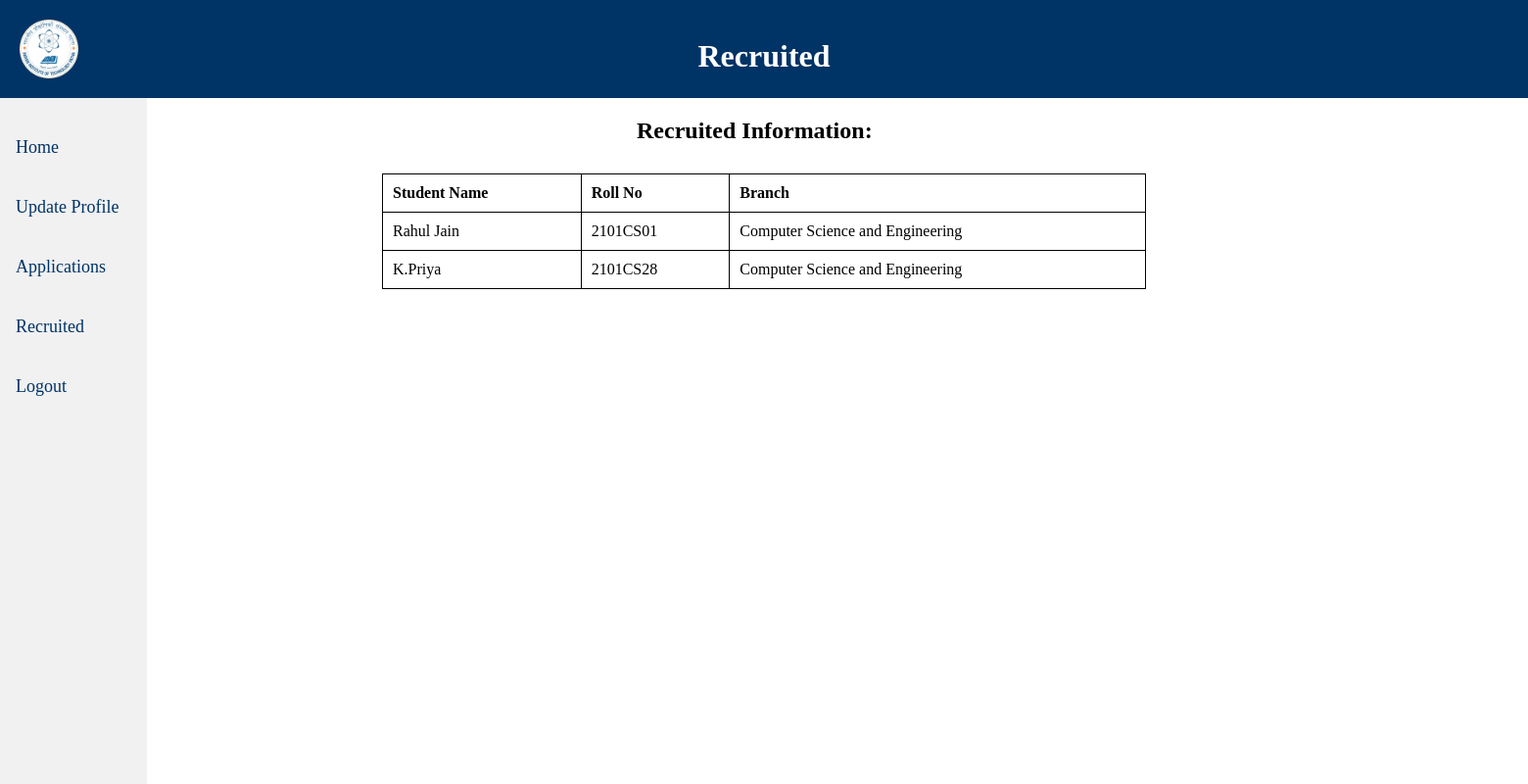
Screenshot of /recruited.php (signed in) with the database file from the repository.
### tables this page shows
CREATE TABLE `students` (
  `rollNo` varchar(100) NOT NULL,
  `name` varchar(100) NOT NULL,
  `password` varchar(100) NOT NULL,
  `marks` double NOT NULL,
  `cpi` double NOT NULL,
  `age` int(11) NOT NULL,
  `branch` varchar(100) NOT NULL,
  `dept` varchar(100) NOT NULL,
  `areaOfIntrest` varchar(100) NOT NULL,
  `year` int(11) NOT NULL,
  `placementStatus` varchar(20) NOT NULL
);

### recruited.php (the view, shortened to what this page needs)
<!DOCTYPE html>
<html>
<head>
</head>
<body>
<header>
	<img src="iit_patna_logo.png" alt="IIT Patna Logo" class="logo" width=60px height=60px>
		<centre>
		<h1>Recruited</h1>
		</centre>
	</header>
    <div class="side-nav">
	<a href="companyinfo.php">Home</a>
	<a href="company_update.php">Update Profile</a>
	<a href="applications.php">Applications</a>
	<a href="recruited.php">Recruited</a>
	<a href="companylogin.php">Logout</a>
</div>
<?php
$servername = "localhost:3307";
$username = "root";
$password = "";
$dbname = "miniproject";
$conn = mysqli_connect($servername, $username, $password, $dbname);
$email=$_SESSION['email'];
$sql="select * from Students where rollNo in(select rollNo from Students2 where companyName=(select company_name from Company where email='$email'))";
$result=mysqli_query($conn,$sql);
echo "<h2>Recruited Information:</h2>";
echo "<table>";
echo "<tr><th>Student Name</th><th>Roll No</th><th>Branch</th></tr>";
while ($row = $result->fetch_assoc()) {
    echo "<tr><td>" . $row['name'] . "</td><td>" . $row['rollNo'] . "</td><td>" . $row['branch'] . "</td></tr>";
}
echo "</table>";
?>

### recruited.php (style rules this page uses)
body { margin: 0; padding: 0; }
header { background-color: #003366; color: white; padding: 20px; text-align: center; height: 60px; }
h1 { margin-top: -45px; }
h2 { margin-left:650px; }
.logo { max-height: 80px; margin-right: 1500px; }
table { border-collapse: collapse; margin: 30px auto; width: 50%; }
th, td { padding: 10px; border: 1px solid black; text-align: left; }
.side-nav { height: 100%; width: 150px; position: fixed; top: 100px; left: 0; background-color: #f1f1f1; overflow-x: hidden; padding-top: 20px; }
.side-nav a { padding: 20px 10px 20px 16px; text-decoration: none; font-size: 18px; color: #003366; display: block; transition: 0.3s; }

### rows the page displays
students: name "Rahul Jain", rollNo "2101CS01", branch "Computer Science and Engineering"
students: name "K.Priya", rollNo "2101CS28", branch "Computer Science and Engineering"
